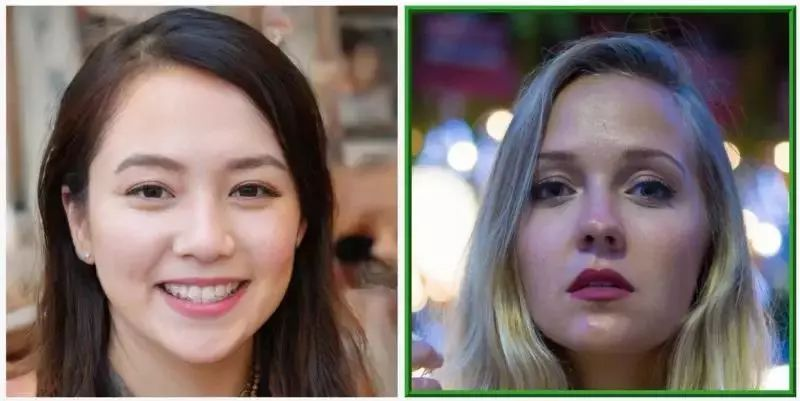
#> input picture python/python_project/open_cv/img.png, 800 x 401 px
$ python face_dect.py
#> lines starting #> are read from the running program, lines starting #| are printed output that depends on the picture
import cv2

img = cv2.imread("img.png")
#> img is the input picture: shape (401, 800, 3); mean B, G, R 109, 113.3, 125.8
gray_img = cv2.cvtColor(img, cv2.COLOR_BGR2GRAY)
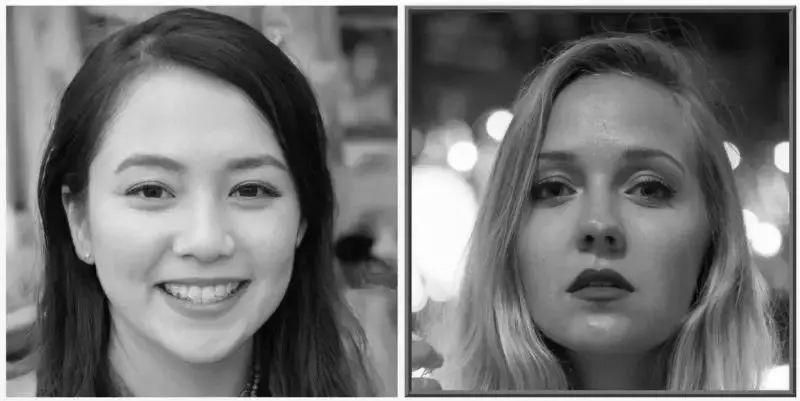
#> gray_img: shape (401, 800); min 1, max 255, mean 116.5

cascade = cv2.CascadeClassifier("haarcascade_frontalface_default.xml")
cascade.load("../data/haarcascade_frontalface_default.xml")
res = cascade.detectMultiScale(gray_img, scaleFactor=1.2, minNeighbors=3, minSize=(30,30))
#> res = [[476, 82, 260, 260], [63, 84, 263, 263]]
for face in res:
    x, y, w, h = face
    print(x, y, w, h)
#> this loop made 2 passes
#| 476 82 260 260
#| 63 84 263 263
